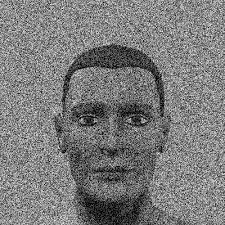
#> input picture test3.jpg, 225 x 225 px
$ python 15_otsu_binadization.py
#> lines starting #> are read from the running program, lines starting #| are printed output that depends on the picture; after the words box and inside, x2 and y2 are one past the last pixel; in counts of white or black regions, pixels touching at a corner belong together
# Otsu's Binarization
# 이전 예제의 Thresholding에선 지정한 값으로 문턱값을 사용함
# Otsu's Binarization은 이미지 히스토그램을 분석한 후 중간값을 threshold 값으로 취함

import numpy as np
import cv2
import matplotlib.pyplot as plt

def thresholding():
    img = cv2.imread("./test3.jpg", cv2.IMREAD_GRAYSCALE)
#> img is the input picture: shape (225, 225); min 0, max 252, mean 123.8

    # 전역 thresholding 적용
    ret, th1 = cv2.threshold(img, 127, 255, cv2.THRESH_BINARY)
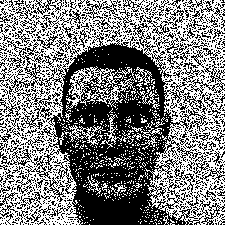
#> th1: shape (225, 225); 50% white in thin lines or dots

    # Otsu's Binarization
    ret, th2 = cv2.threshold(img, 127, 255, cv2.THRESH_BINARY + cv2.THRESH_OTSU)
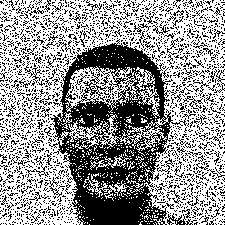
#> th2: shape (225, 225); 58.7% white; 1920 black regions (1838 under 20 px), largest, box (x1, y1, x2, y2) and area: (48, 39, 187, 225) 11872, (167, 213, 197, 225) 127, (25, 156, 49, 178) 88
#> ret = 117

    # 가우시간 블러 적용 후 Otsu's Binarization
    blur = cv2.GaussianBlur(img, (5, 5), 0)
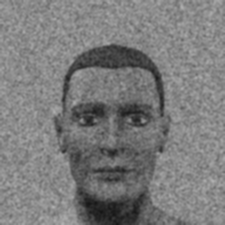
#> blur: shape (225, 225); min 21, max 177, mean 123.8
    ret, th3 = cv2.threshold(blur, 0, 255, cv2.THRESH_BINARY + cv2.THRESH_OTSU)
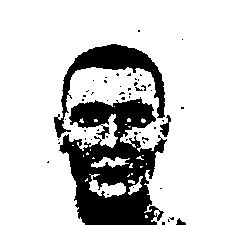
#> th3: shape (225, 225); 79.3% white; 53 black regions (49 under 20 px), largest, box (x1, y1, x2, y2) and area: (59, 97, 167, 225) 7700, (54, 44, 165, 138) 2409, (160, 115, 171, 137) 111, (176, 218, 186, 225) 39
#> ret = 106

    titles = ["original", "hist", "G-Thresholding",
              "original", "hist", "Otsu Thresholding",
              "Gaussian-filtered", "hist", "Otsu Thresholding"]

    images = [img, 0, th1, img, 0, th2, blur, 0, th3]

    for i in range(3):
        # Thresholding 전 이미지
        plt.subplot(3, 3, i*3+1)
        plt.imshow(images[i*3], "gray")
        plt.title(titles[i*3])
        plt.xticks([])
        plt.yticks([])

        # 히스토그램
        plt.subplot(3, 3, i*3+2)
        plt.hist(images[i*3].ravel(), 256)
        plt.title(titles[i*3+1])
        plt.xticks([])
        plt.yticks([])

        # Thresholding 후 이미지
        plt.subplot(3, 3, i*3+3)
        plt.imshow(images[i*3+2], "gray")
        plt.title(titles[i*3+2])
        plt.xticks([])
        plt.yticks([])

    # 결과 출력
    plt.show()
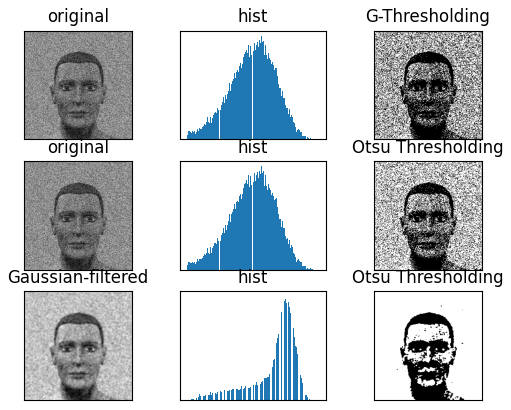
#> figure drawn by matplotlib, 9 panels

thresholding()

$ run again, with test.jpg copied over test3.jpg
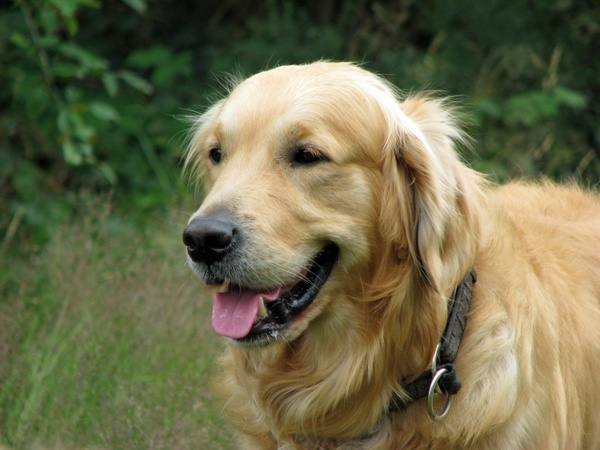
#> input picture test.jpg, 600 x 450 px
#> in thresholding, `ret, th1 = cv2.threshold(img, 127, 255, cv2.THRESH_BINARY)`:
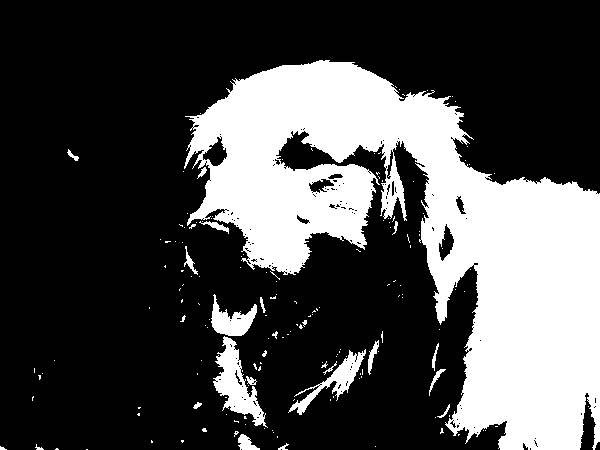
#> th1: shape (450, 600); 29.1% white; 166 white regions (144 under 20 px), largest, box (x1, y1, x2, y2) and area: (184, 60, 600, 450) 72857, (213, 336, 268, 428) 1915, (288, 349, 366, 415) 1140
#> th2: shape (450, 600); 29.4% white; 174 white regions (148 under 20 px), largest, box (x1, y1, x2, y2) and area: (184, 60, 600, 450) 73235, (213, 336, 268, 428) 2071, (288, 349, 366, 416) 1190
#> ret = 126
#> in thresholding, `ret, th3 = cv2.threshold(blur, 0, 255, cv2.THRESH_BINARY + cv2.THRESH_..`:
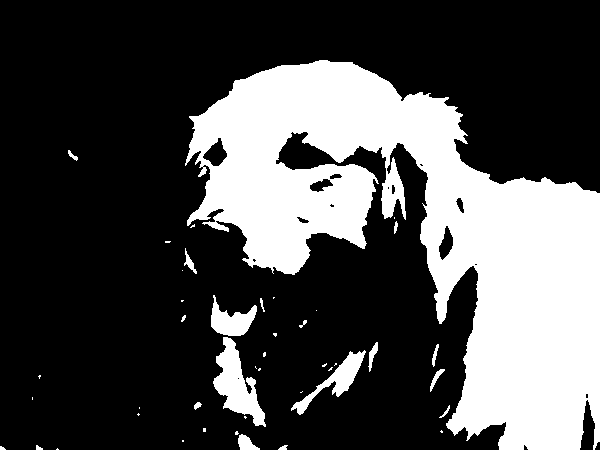
#> th3: shape (450, 600); 29.2% white; 44 white regions (26 under 20 px), largest, box (x1, y1, x2, y2) and area: (185, 60, 600, 450) 73604, (213, 337, 266, 427) 2103, (291, 350, 366, 415) 1139
